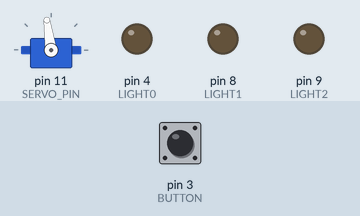
Recording of a sketch running on a simulated Arduino Uno, built with avr-gcc and run on an emulated ATmega328P. Parts: servo, output pins drawn as LEDs (lit = HIGH). Dashed ring = blinking. Inputs (shaded band) come from the test bench; at power-on: pin 3 (BUTTON) HIGH.

Above: at 1.2 s.
1.3 s: pin 3 (BUTTON) pulled LOW for 0.15 s
At 1.7 s:
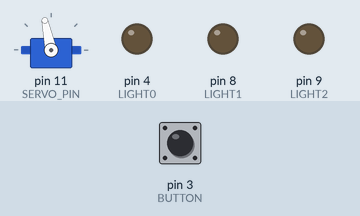
At 2.7 s:
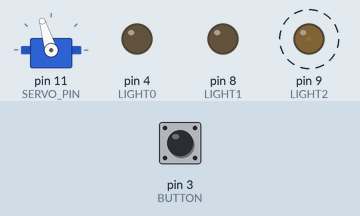
Timing chart, 0 to 10.3 s (numbered marks = the images above; inputs shaded):
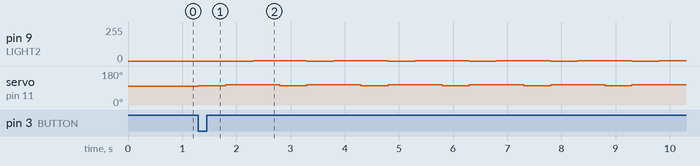

Measured:
- after the input at 1.3 s, pin 9 (LIGHT2): alternates 1/255 for 1.0 s and 0/255 for 0.50 s, starting after 1.0 s; servo on pin 11 (SERVO_PIN): alternates 107° for 1.0 s and 102° for 0.50 s, starting at once

The sketch:

happiestplantever.ino
```cpp
#include <Servo.h>
Servo servo;
const int BUTTON = 3;
const int LIGHT0 = 4;
const int LIGHT1 = 8;
const int LIGHT2 = 9;
const int SERVO_PIN = 11;

void setup() {

  // servo read
  servo.attach(SERVO_PIN);

  // button for happiness
  pinMode(BUTTON, INPUT);

  // light read
  pinMode(LIGHT0, OUTPUT);
  pinMode(LIGHT1, OUTPUT);
  pinMode(LIGHT2, OUTPUT);

  Serial.begin(9600);
}

void loop() {

  // init
  int timeForLight = 0;

  // read button
  int value = digitalRead(3);

  servo.writeMicroseconds(1550);

  // happy lights!
  if (value == 0) {
    timeForLight = 10;
    while (timeForLight > 0) {
      servo.writeMicroseconds(1600);
      analogWrite( LIGHT0 , HIGH );
      delay(500);
      analogWrite( LIGHT2 , LOW );

      servo.writeMicroseconds(1650);
      analogWrite( LIGHT1 , HIGH );
      delay(500);
      analogWrite( LIGHT0 , LOW );

      servo.writeMicroseconds(1650);
      analogWrite( LIGHT2 , HIGH );
      delay(500);
      analogWrite( LIGHT1 , LOW );

      timeForLight = timeForLight - 1;
    }

    // reset all areas
    analogWrite( LIGHT0 , LOW );
    analogWrite( LIGHT1 , LOW );
    analogWrite( LIGHT2 , LOW );
    servo.writeMicroseconds(1550);
    timeForLight = 0;

  }

}
```
